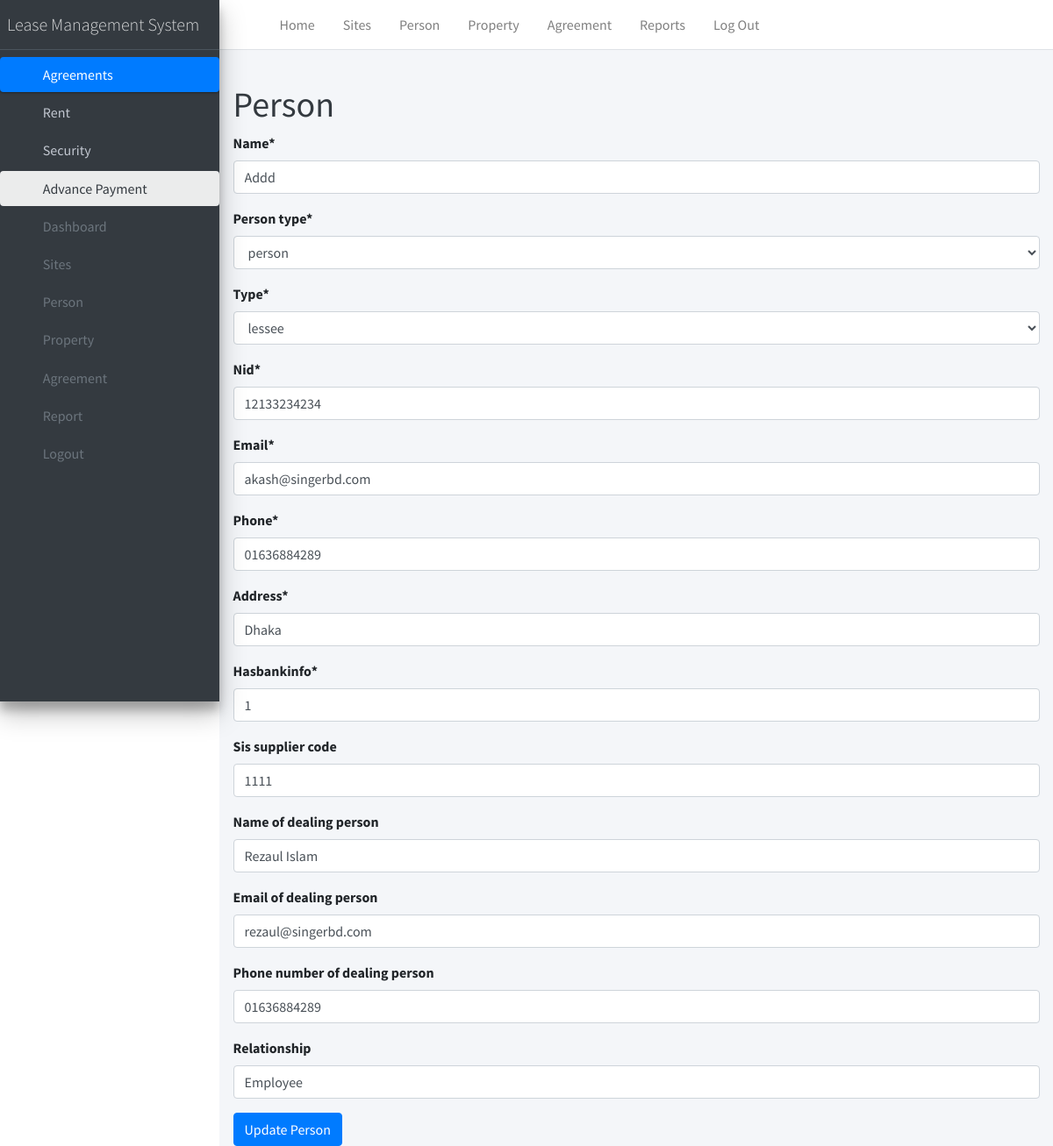
Screenshot of /person_edit_view/1/ with the database file from the repository.
### agreement/models.py (models this page shows, shortened)
class Person(models.Model):
    name=models.CharField(max_length=100)
    person_type=models.CharField(max_length=30,choices=[
        ('organization', 'organization'),
        ('person', 'person')])
    type=models.CharField(max_length=30,
    choices=[
        ('lessee', 'lessee'),
        ('lessor', 'lessor'),
        ('witness', 'witness')])
    nid=models.CharField(max_length=20)
    email=models.CharField(max_length=40)
    phone=models.CharField(max_length=20)
    address=models.CharField(max_length=450)
    hasbankinfo=models.CharField(max_length=50)
    sis_supplier_code=models.CharField(max_length=50,blank=True)
    name_of_dealing_person=models.CharField(max_length=50,blank=True)
    phone_number_of_dealing_person=models.CharField(max_length=50,blank=True)
    email_of_dealing_person=models.EmailField(max_length=30,blank=True)
    relationship=models.CharField(max_length=30,blank=True)

### rentmanagement/views.py (the view)
# urls.py: url(r'^person_edit_view/?(?P<id>[^/]+)/$', person_edit_view, name="person_edit_view"),
def person_edit_view(request,id):
    obj=get_object_or_404(Person,id=id)
    form = PersonForm(request.POST or None,instance=obj)
    if form.is_valid():
        form.save()
        return redirect(person_view)
    else:
        messages.success(request,"Please try again")
    return render(request, 'agreement/person_update.html', {'form': form})

### agreement/forms.py
class PersonForm(forms.ModelForm):
    class Meta:
        model = Person
        fields = ['name', 'person_type','type','nid','email','phone','address','hasbankinfo','sis_supplier_code','name_of_dealing_person','email_of_dealing_person','phone_number_of_dealing_person','relationship']

### templates/agreement/person_update.html (shortened to what this page needs)
{% extends 'agreement/base.html' %}
{% load crispy_forms_tags %}
{% block content %}
<div class="row mb-2">
  <div class="col-sm-6">
    <h1 class="m-0 text-dark">Person</h1>
  </div>
</div>
  <form method="POST">
    {{ form|crispy }}
    <button type="submit" value='save' class="btn btn-primary">Update Person</button>
  </form>
{% endblock %}

### rows the page displays
Person: name "Addd", person_type "person", type "lessee", nid "12133234234", email "akash@singerbd.com", phone "01636884289", address "Dhaka", hasbankinfo "1", sis_supplier_code "1111", name_of_dealing_person "Rezaul Islam", email_of_dealing_person "rezaul@singerbd.com", phone_number_of_dealing_person "01636884289", relationship "Employee"
